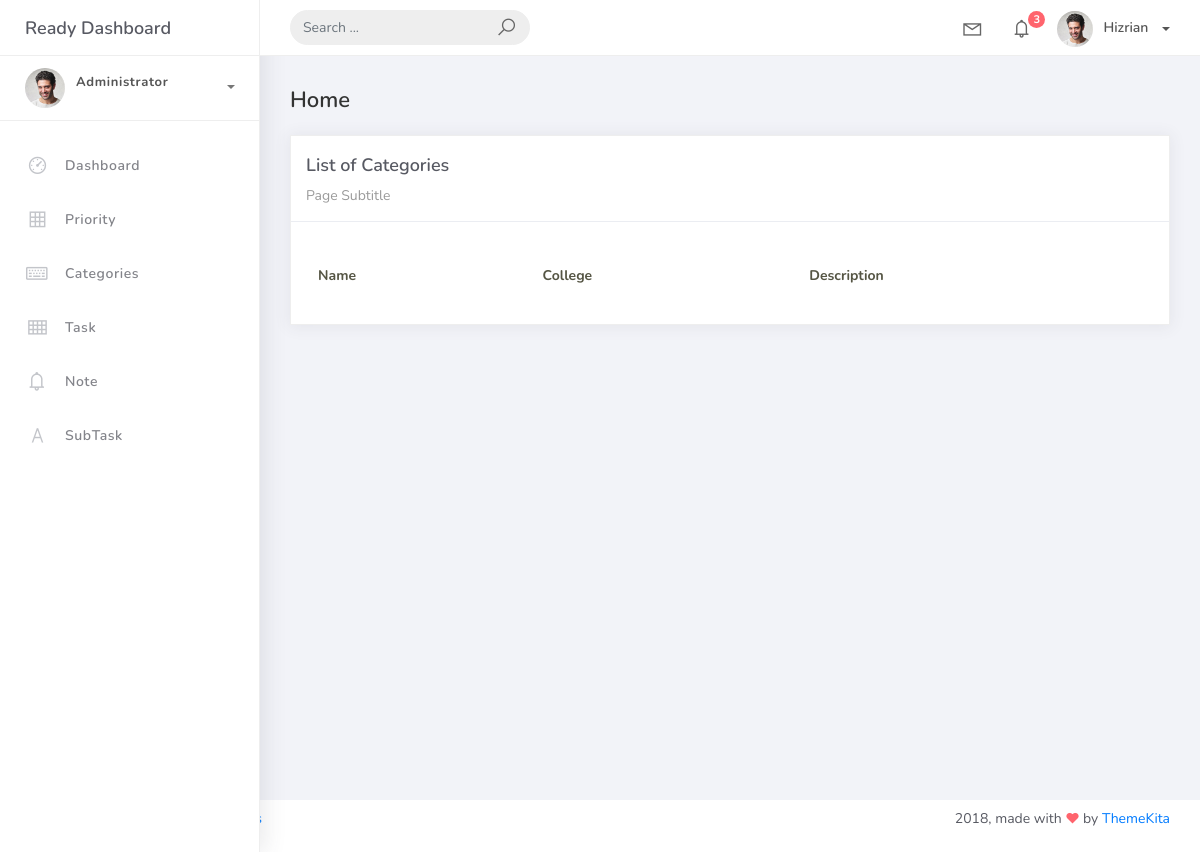
/category_list, run on an earlier commit of the app's database.
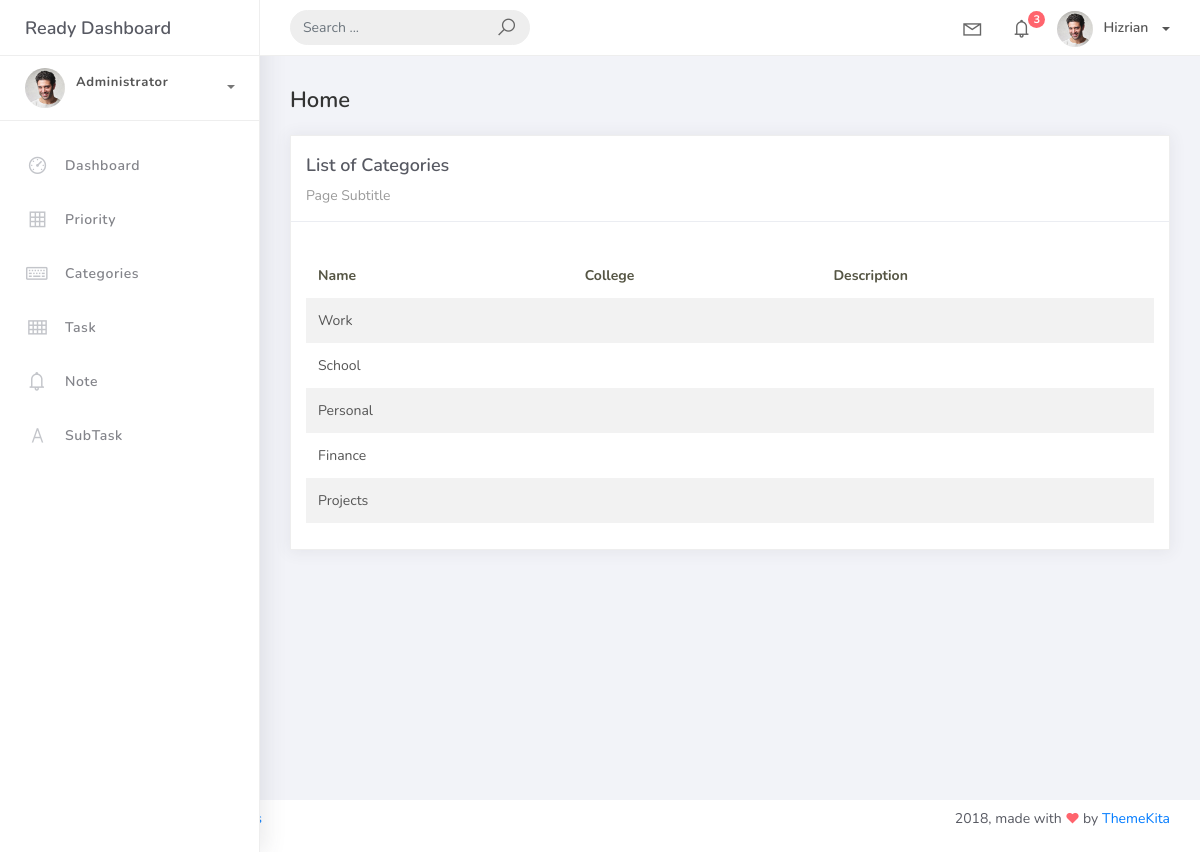
And on a later commit of the database.
### Hangarin/models.py (models this page shows, shortened)
class BaseModel(models.Model):
    created_at = models.DateTimeField(auto_now_add=True, db_index=True)
    updated_at = models.DateTimeField(auto_now=True)

class Category(BaseModel):
     name = models.CharField(max_length=150)
     class Meta:
        verbose_name = "Category"
        verbose_name_plural = "Categories"

### Hangarin/views.py (the view)
# urls.py: path('category_list',CategoryList.as_view(), name='category-list' ),
class CategoryList(ListView):
    model = Category
    context_object_name = 'category'
    template_name = "catgry_list.html"
    paginate_by = 5

### templates/catgry_list.html
{% extends 'base.html' %}
{% load static %}
{% block content %}
<div class="content">
  <div class="container-fluid">
    <h4 class="page-title">Home</h4>
    <div class="row">
      <div class="col-md-12">
        <div class="card">
          <div class="card-header">
            <div class="card-title">List of Categories</div>
            <div class="card-category">Page Subtitle</div>
          </div>
          <div class="card-body">
            <table class="table table-striped mt-3">
              <thead>
                <tr>
                  <th scope="col">Name</th>
                  <th scope="col">College</th>
                  <th scope="col">Description</th>
                </tr>
              </thead>
              <tbody>
                {% for object in object_list %}
                <tr>
                  <td>{{ object.name }}</td>
                  <td>{{ object.college }}</td>
                  <td>{{ object.description }}</td>
                </tr>
                {% endfor %}
              </tbody>
            </table>
          </div>
        </div>
      </div>
    </div>
  </div>
</div>
{% endblock %}

### templates/base.html (shortened to what this page needs)
{% load static %}
<!DOCTYPE html>
<html>
<head>
	<link rel="stylesheet" href="{% static 'css/bootstrap.min.css' %}">
	<link rel="stylesheet" href="{% static 'css/ready.css' %}">
	<link rel="stylesheet" href="{% static 'css/demo.css' %}">
</head>
<body>
	<div class="wrapper">
		<div class="main-header">
			<div class="logo-header">
				<a href="index.html" class="logo">
					Ready Dashboard
				</a>
			</div>
			<nav class="navbar navbar-header navbar-expand-lg">
				<div class="container-fluid">
					<form class="navbar-left navbar-form nav-search mr-md-3" action="">
						<div class="input-group">
							<input type="text" placeholder="Search ..." class="form-control">
							<div class="input-group-append">
								<span class="input-group-text">
									<i class="la la-search search-icon"></i>
								</span>
							</div>
						</div>
					</form>
					<ul class="navbar-nav topbar-nav ml-md-auto align-items-center">
						<li class="nav-item dropdown hidden-caret">
							<a class="nav-link dropdown-toggle" href="#" id="navbarDropdown" role="button" data-toggle="dropdown" aria-haspopup="true" aria-expanded="false">
								<i class="la la-envelope"></i>
							</a>
						</li>
						<li class="nav-item dropdown hidden-caret">
							<a class="nav-link dropdown-toggle" href="#" id="navbarDropdown" role="button" data-toggle="dropdown" aria-haspopup="true" aria-expanded="false">
								<i class="la la-bell"></i>
								<span class="notification">3</span>
							</a>
						</li>
						<li class="nav-item dropdown">
							<a class="dropdown-toggle profile-pic" data-toggle="dropdown" href="#" aria-expanded="false"> <img src="assets/img/profile.jpg" alt="user-img" width="36" class="img-circle"><span >Hizrian</span></span> </a>
							</li>
						</ul>
					</div>
				</nav>
			</div>
			<div class="sidebar">
				<div class="scrollbar-inner sidebar-wrapper">
					<div class="user">
						<div class="photo">
							<img src="{% static 'img/profile.jpg' %}">
						</div>
						<div class="info">
							<a class="" data-toggle="collapse" href="#collapseExample" aria-expanded="true">
								<span>
									<span class="user-level">Administrator</span>
									<span class="caret"></span>
								</span>
							</a>
							<div class="clearfix"></div>
						</div>
					</div>
					<ul class="nav">
						<li class="nav-item">
							<a href="{% url 'home' %}">
								<i class="la la-dashboard"></i>
								<p>Dashboard</p>
							</a>
						</li>
						<li class="nav-item">
							<a href="{% url 'priority-list' %}">
								<i class="la la-table"></i>
								<p>Priority</p>
							</a>
						</li>
						<li class="nav-item">
							<a href="{% url 'category-list' %}">
								<i class="la la-keyboard-o"></i>
								<p>Categories</p>
							</a>
						</li>
						<li class="nav-item">
							<a href="{% url 'task-list' %}">
								<i class="la la-th"></i>
								<p>Task</p>
							</a>
						</li>
						<li class="nav-item">
							<a href="{% url 'note-list' %}">
								<i class="la la-bell"></i>
								<p>Note</p>
							</a>
						</li>
						<li class="nav-item ">
							<a href="{% url 'subtask-list' %}">
								<i class="la la-font"></i>
								<p>SubTask</p>
							</a>
						</li>
					</ul>
				</div>
			</div>
			<div class="main-panel">
                {% block content %}
                {% endblock %}
			</div>
				<footer class="footer">
					<div class="container-fluid">
						<nav class="pull-left">
							<ul class="nav">
								<li class="nav-item">
									<a class="nav-link" href="http://www.themekita.com">
									</a>
								</li>
								<li class="nav-item">
									<a class="nav-link" href="#">
									</a>
								</li>
								<li class="nav-item">
									<a class="nav-link" href="https://themewagon.com/license/#free-item">
									</a>
								</li>
							</ul>
						</nav>
						<div class="copyright ml-auto">
							2018, made with <i class="la la-heart heart text-danger"></i> by <a href="http://www.themekita.com">ThemeKita</a>
						</div>
					</div>
				</footer>
			</div>
</body>
</html>

What changed in the data, as far as the page shows it:
added Category: name "Work"
added Category: name "School"
added Category: name "Personal"
added Category: name "Finance"
added Category: name "Projects"
